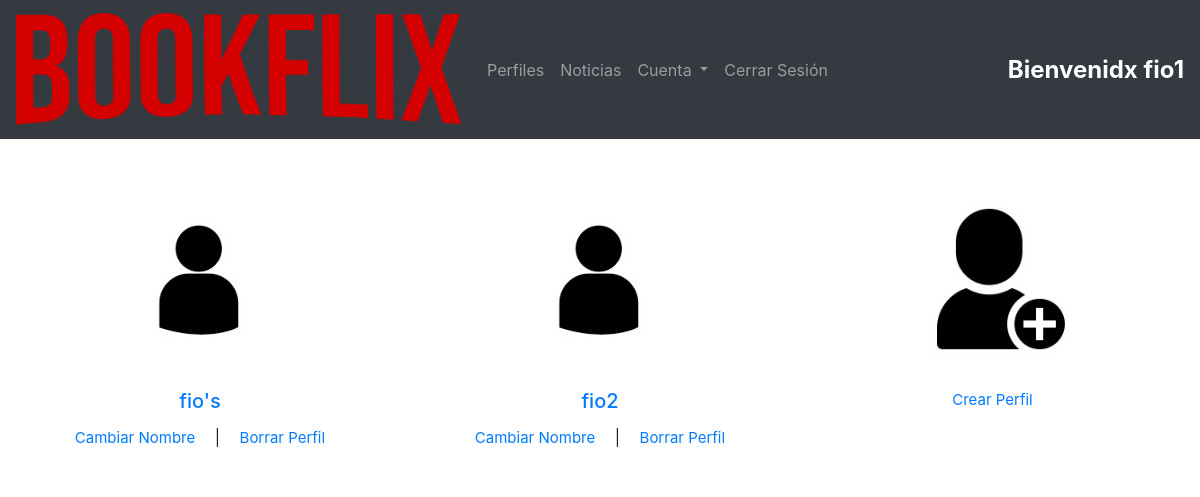
/select_perfil/ (signed in), run on an earlier commit of the app's database.
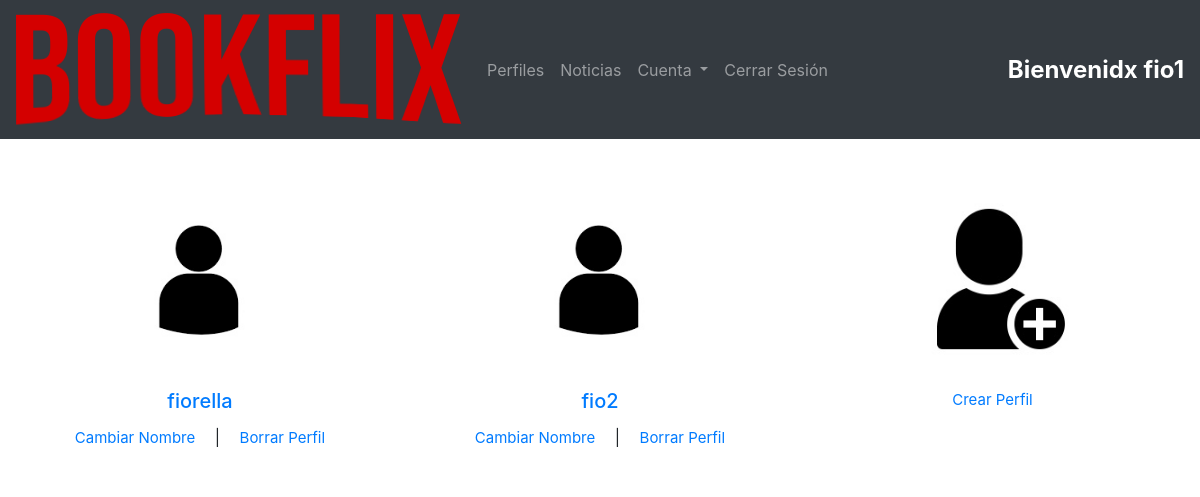
And on a later commit of the database.
### appBookflix/models.py (models this page shows, shortened)
class Profile(models.Model):
    name= models.CharField("nombre", max_length=50)
    account= models.ForeignKey(Account, on_delete=models.CASCADE, verbose_name="cuenta")
    is_active_now= models.BooleanField("esta activo ahora",default=False)
    hour_activation= models.DateTimeField("hora de activacion", auto_now=False, auto_now_add=False, blank=True, null=True)
    pleasures_gender = models.ManyToManyField(Genero, blank=True, null=True, verbose_name="genero")
    pleasures_author = models.ManyToManyField(Autor, blank=True, null=True, verbose_name="autor")
    pleasures_editorial = models.ManyToManyField(Editorial,blank=True, null=True, verbose_name="editorial")
    date_of_creation = models.DateTimeField("fecha de creacion",default=timezone.now)
    class Meta:
        verbose_name = "Perfil"
        verbose_name_plural = "Perfiles"
        unique_together= ('name', 'account')

### appBookflix/views.py (the view)
# urls.py: path('select_perfil/', select_perfil, name='seleccionarPerfil'),
def select_perfil(request):
    perfiles = Profile.objects.filter(account = request.user)
    return render(request, "appBookflix/select_perfil.html", {'perfiles': perfiles,}) #"tarjetaActual": tarjetaActual, "perfilActual":perfilActual})

### appBookflix/templates/appBookflix/select_perfil.html
{% load static %}
<html>
<body>{% include "appBookflix/navbar.html" %}
 {% if not request.user.is_admin  and  request.user.is_active %}
   {% if request.user.plan == "free" or request.user.plan == "normal" %}
     {% if perfiles|length > 0 %}
       <div class="card-group" style="padding-top: 50px;">
       {% for perfil in perfiles %}
         <div class="card text-center" style="border:0px">
         <a href="/perfil_seleccionado/{{perfil.id}}">
         <img class="card-img-top" src="{% static '/images/per1.jpg' %}" alt="logo" style="width: 180px;display:flex;margin:0 auto;"></a>
       <div class="card-body">
       <h5 class="card-title"> <a style="margin: 10;" href="/perfil_seleccionado/{{perfil.id}}">{{perfil.name}}</a></h5>
       <p class="card-text"><a style="font-size: 15px; margin-right: 15px;"
           href="/cambiar_nombre/{{perfil.name}}">Cambiar Nombre</a> | <a style="font-size: 15px; margin-left: 15px;"
           href="/borrar_perfil/{{perfil.name}}">Borrar Perfil</a></p>
       </div>
       </div>
       {% endfor %}
     {% endif %}
     {% if perfiles|length < 2 %}
       <div class="card text-center" style="border:0px">
         <a href="/crear_perfil/"><img class="card-img-top" src="{% static '/images/add.jpg' %}" alt="logo" style="width: 180px;display:flex; margin:0 auto;"></a>
         <div class="card-body">
           <p class="card-text"><a style="font-size: 15px; margin-right: 15px;" href="/crear_perfil/">Crear Perfil</a></p>
         </div>
       </div>
     {% endif %}
   {% else %}
     {% if request.user.plan == "premium" %}
       {% if perfiles|length > 0 %}
         <div class="card-group" style="padding-top: 50px;">
         {% for perfil in perfiles %}
           <div class="card text-center" style="border:0px">
             <a href="/perfil_seleccionado/{{perfil.id}}">
             <img class="card-img-top" src="{% static '/images/per1.jpg' %}" alt="logo" style="width: 180px;display:flex;margin:0 auto;"></a>
             <div class="card-body">
                 <h5 class="card-title"> <a style="margin: 10;" href="/perfil_seleccionado/{{perfil.id}}">{{perfil.name}}</a></h5>
                 <p class="card-text"><a style="font-size: 15px; margin-right: 15px;"href="/cambiar_nombre/{{perfil.name}}">Cambiar Nombre</a> | <a style="font-size: 15px; margin-left: 15px;"href="/borrar_perfil/{{perfil.name}}">Borrar Perfil</a></p>
             </div>
         </div>
         {% endfor %}
       {% if perfiles|length < 4 %}
           <div class="card text-center" style="border:0px">
               <a href="/crear_perfil/"><img class="card-img-top" src="{% static '/images/add.jpg' %}" alt="logo" style="width: 180px;display:flex; margin:0 auto;"></a>
               <div class="card-body">
                 <p class="card-text"><a style="font-size: 15px; margin-right: 15px;" href="/crear_perfil/">Crear Perfil</a></p>
               </div>
           </div>
       {% endif %}
     </div>
     {% endif %}
     {% endif %}
     {% endif %}
     {% else %}
     <div class="row" style="margin: 50px">
       <div class="col">
       <a href="/home" class="btn btn-secondary btn-lg"> ir a Home de Perfil</a>
       </div>
   </div>
     {% endif %}
</body>
</html>

What changed in the data, as far as the page shows it:
changed Profile: name "fio's" → "fiorella"
